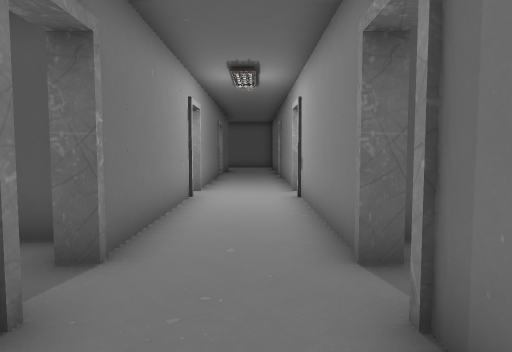
View 1 (above)

24 first-person views from a walk through a scene from a Unity 3-D project. The camera is 1.2 m above the floor, tilts 4° down and sees 70° across. The floor is counted in squares, 1 m on a side. Each view is taken from the middle of a square. On the plan, view 1 faces up. The plan holds only what a view shows up to about 15 squares ahead; the rest is blank. The place goes on beyond the plan. The player is left out. Door leaves are left out, so doorways stand open. Some surface patterns are stand-ins.

View 2
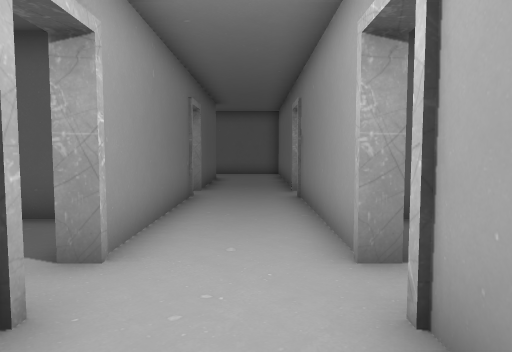

View 3
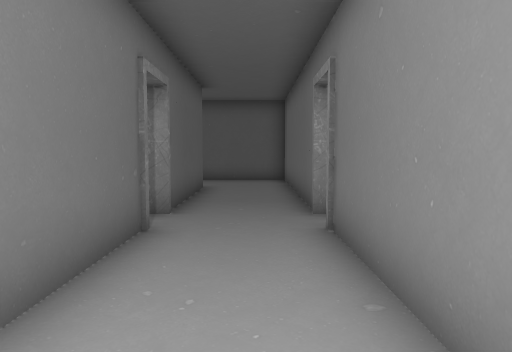

View 4
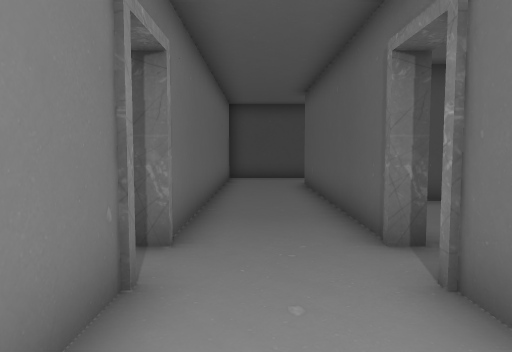

View 5
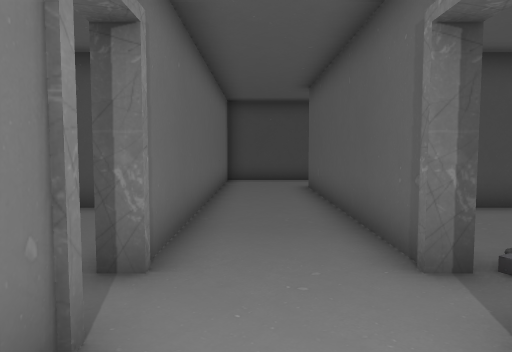

View 6
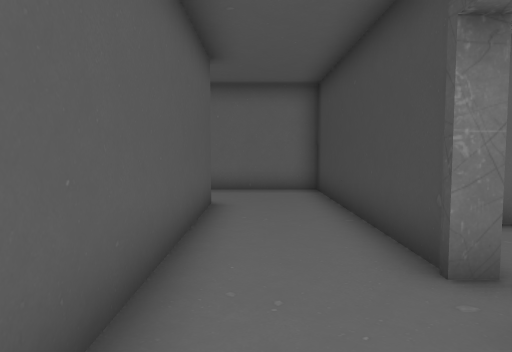

View 7
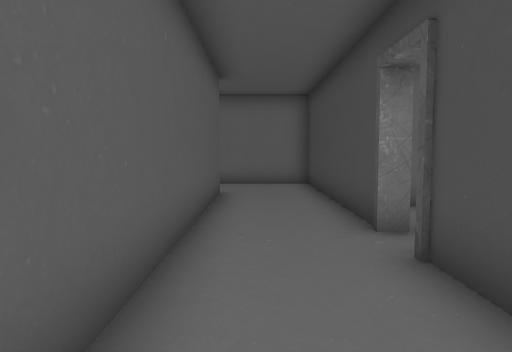

View 8
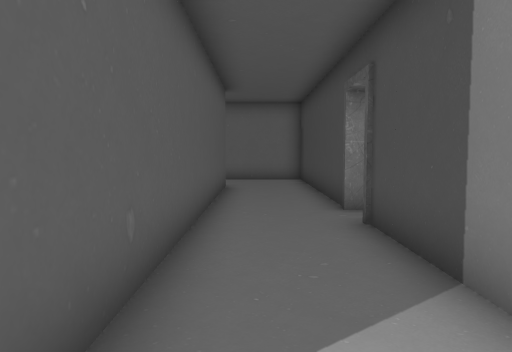

View 9
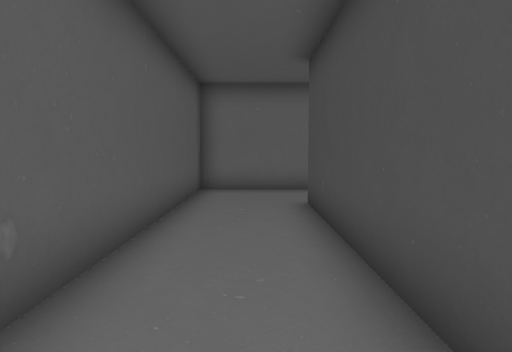

View 10
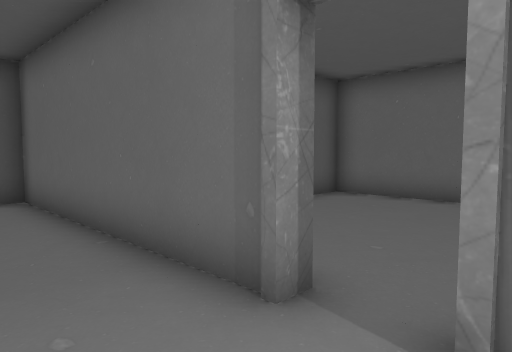

View 11
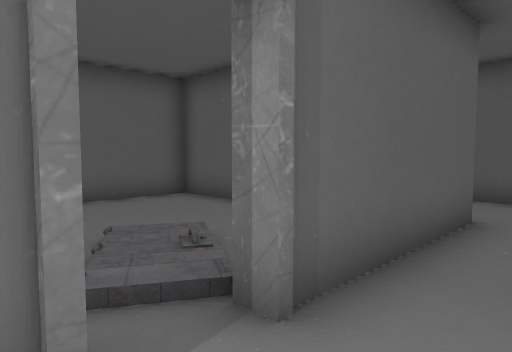

View 12
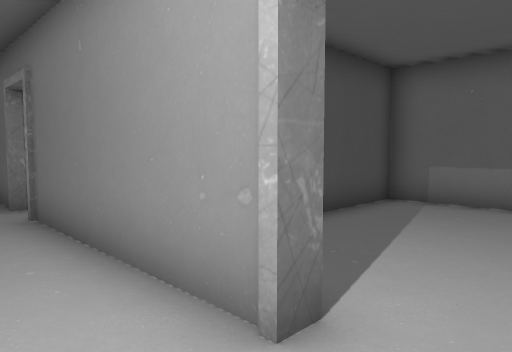

View 13
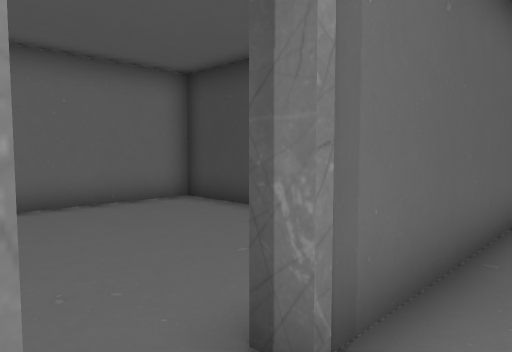

View 14
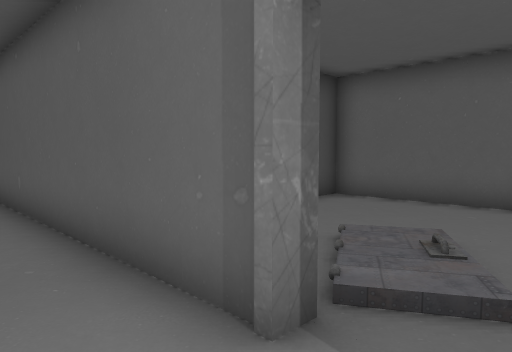

View 15
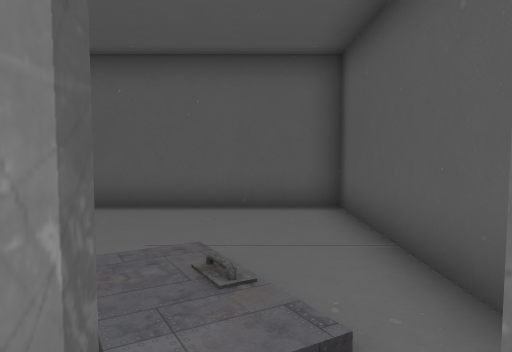

View 16
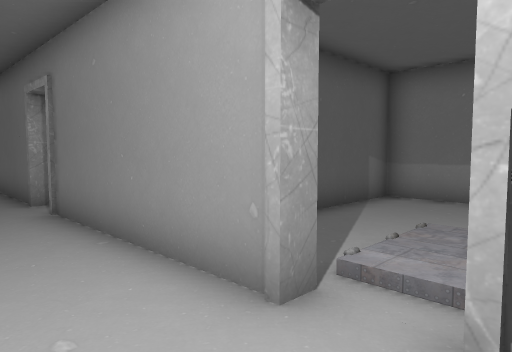

View 17
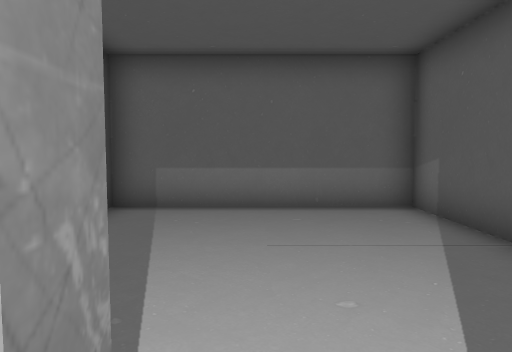

View 18
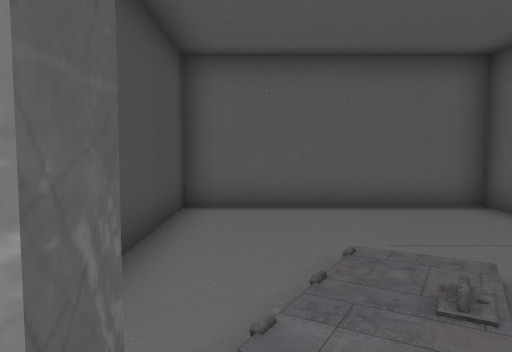

View 19
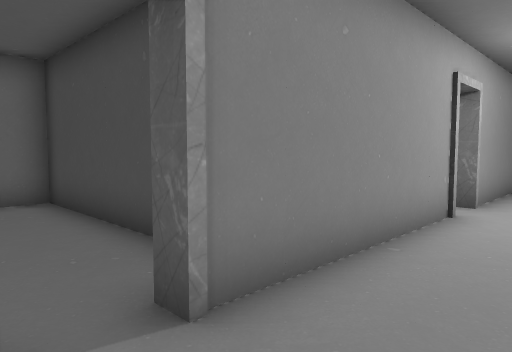

View 20
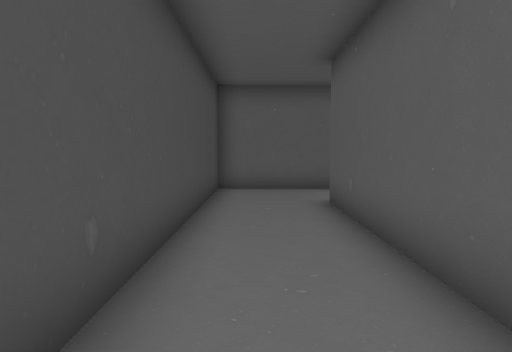

View 21
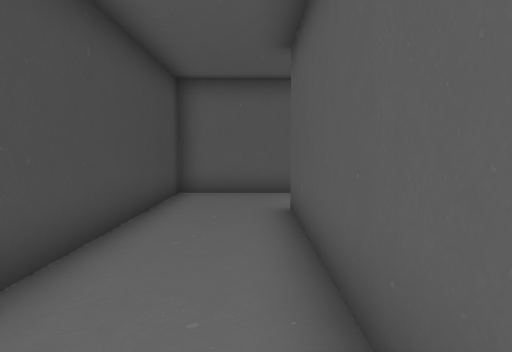

View 22
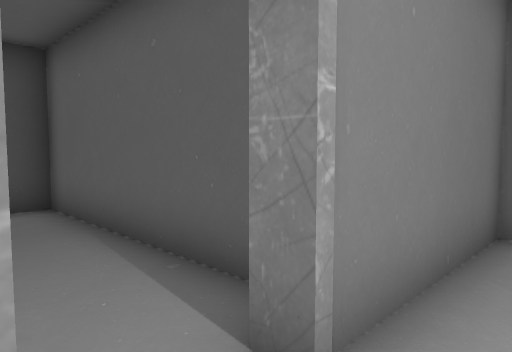

View 23
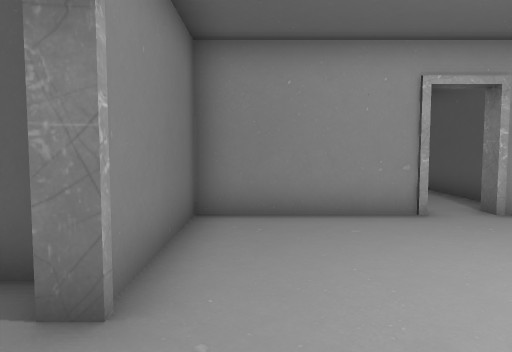

View 24
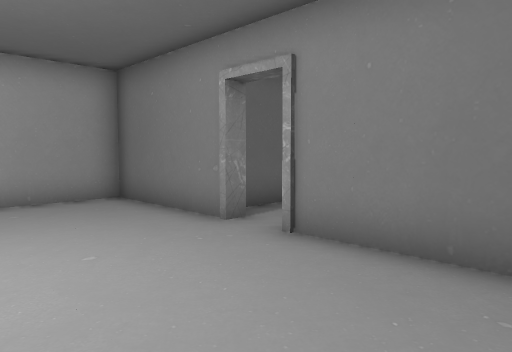

### Floor plan
Ten units are one square. View 1 is at (0, 0); x grows to the right and y downward. Boxes are objects, and circles mark ways between rooms. Rooms are numbered by the first view taken in them; rooms with no view inside come last. Other rooms are left out.
<svg viewBox="-165 -347 182 442">
<path fill="none" stroke="#000" d="M-17 -95 -17 -38 -21 -38M12 -38 12 -95M12 -108 12 -166M-22 -25 -17 -25 -17 60 -126 60M-21 -166 -17 -166 -17 -108M12 -179 12 -257 -95 -257M-67 89 12 89 12 -25M-115 89 -79 89M-94 -275 -94 -288M-123 -290 -123 -228 -17 -228 -17 -179 -21 -179M-102 -299 -59 -299 -59 -325M-158 -342 -158 -299 -115 -299M-54 16 -40 16M-26 -48 -88 -48 -88 16 -79 16M-56 -133 -88 -133 -88 -69 -59 -69M-35 -133 -41 -133"/>
<circle cx="-110" cy="-300" r="3" fill="#2a7"/>
<circle cx="-20" cy="-30" r="3" fill="#2a7"/>
<circle cx="-20" cy="-100" r="3" fill="#2a7"/>
<text x="-10" y="-70">1</text>
<text x="-110" y="-330">2</text>
<text x="-60" y="-20">3</text>
<text x="-60" y="-100">4</text>
</svg>
Room 1 opens to room 2. Room 1 opens to room 3. Room 1 opens to room 4.

Where each view was taken, in squares from view 1:
view 1: 0 up, 0 right, facing up
view 2: 7 up, 0 right, facing up
view 3: 11 up, 0 right, facing up
view 4: 7 up, 0 right, facing down
view 5: 6 up, 0 right, facing down
view 6: 7 down, 10 left, facing right
view 7: 7 down, 12 left, facing right
view 8: 7 down, 14 left, facing right
view 9: 24 up, 10 left, facing right
view 10: 16 up, 1 left, facing up-right
view 11: 16 up, 0 right, facing up-left
view 12: 11 up, 0 right, facing down-left
view 13: 4 up, 0 right, facing down-right
view 14: 4 up, 0 right, facing down-left
view 15: 3 up, 1 left, facing left
view 16: 9 up, 1 left, facing up-right
view 17: 10 up, 1 left, facing left
view 18: 17 up, 1 left, facing left
view 19: 18 up, 1 left, facing down-right
view 20: 24 up, 1 left, facing left
view 21: 25 up, 2 left, facing left
view 22: 31 up, 10 left, facing down-left
view 23: 31 up, 9 left, facing left
view 24: 34 up, 15 left, facing down-right
